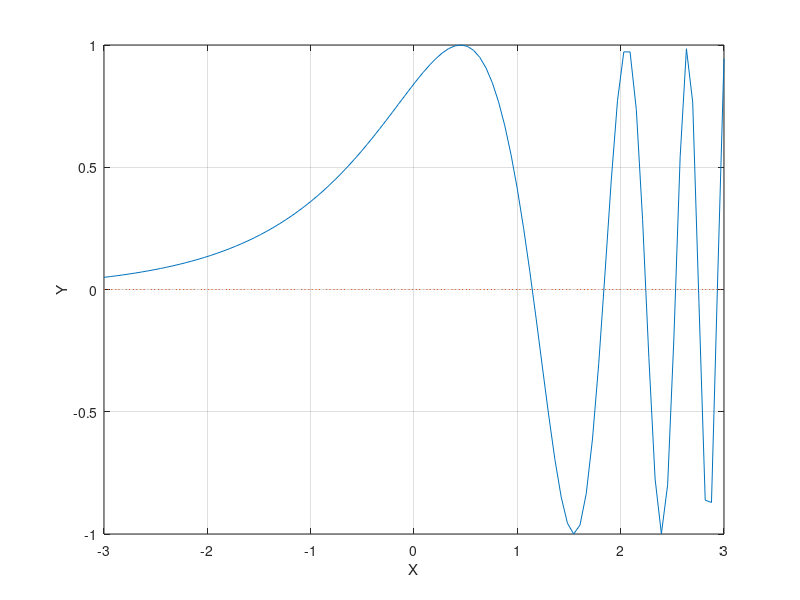

This chart was generated by the following MATLAB code: (Note: this script raises an error after producing the figure.)
clear
a=-3; b=3;
m=100; x=linspace(a,b,m);
f='sin(exp(x))';
plot(x,eval(f),x,0*x,':'); grid on
xlabel('X'); ylabel('Y');
z=ginput(1);
[zr,fr]=fzero(f,z(1))
hold on
plot(zr,fr,'r*',z(1),z(2),'g*')
hold off